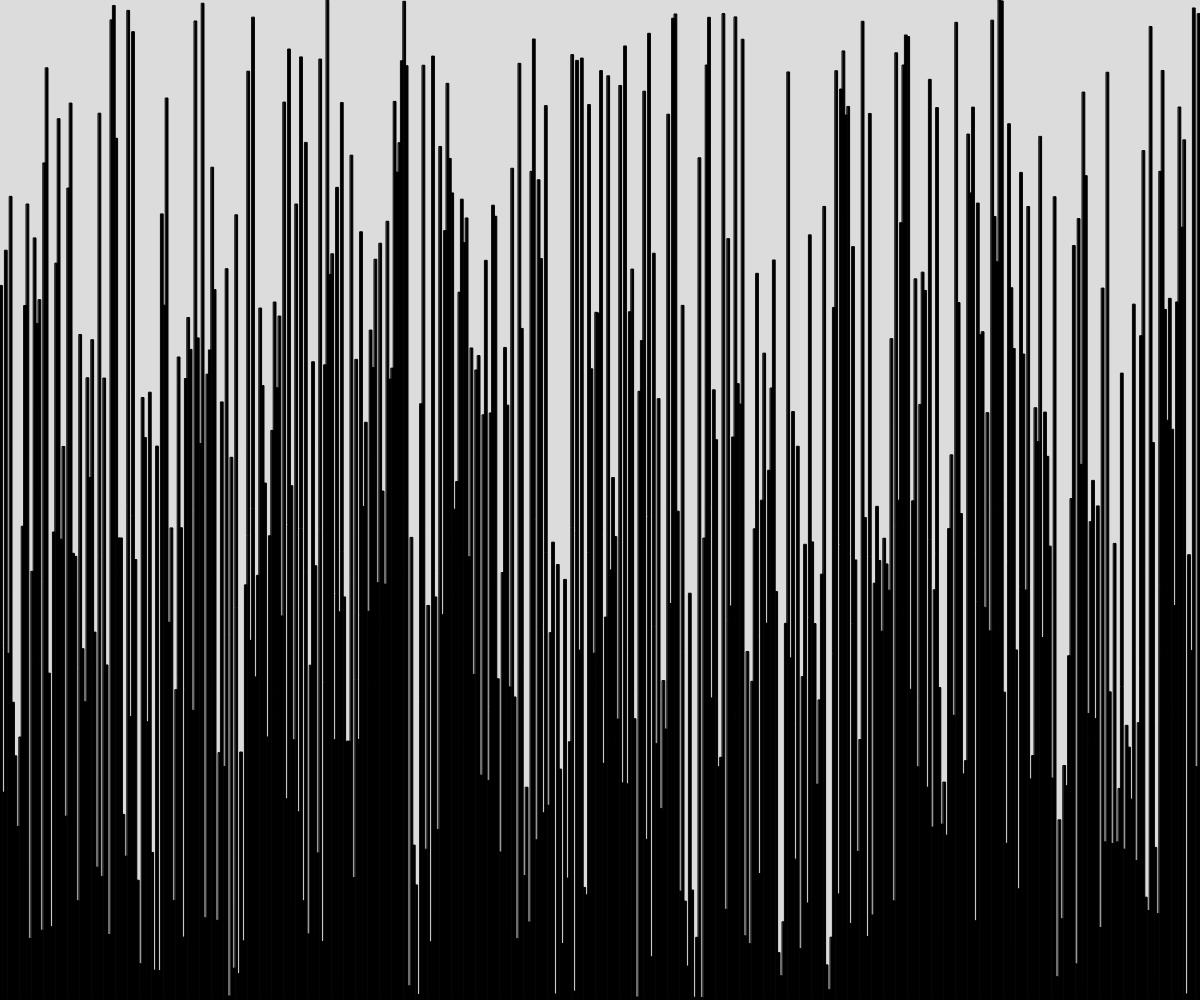
Frame 1 (no input)
Frame 60 (no input): identical to frame 1, image omitted
Frame 120 (the mouse pressed at the canvas centre since frame 60): identical to frame 1, image omitted

The p5.js sketch that drew this single still picture (run headless with seeded random() and noise() and a simulated clock; from frame 60 on, the mouse is pressed at the canvas centre):

// p5.js sketch
// ── sketch.js
// Project Title
// Your Name
// Date
//
// Extra for Experts:
// - describe what you did to take this project "above and beyond"

let numberOfRects = 500;
let rectHeight = [];
let rectwidth;

function setup() {
  createCanvas(windowWidth, windowHeight);
  rectwidth = width / numberOfRects;
  setTheHeight();
}

function draw() {
  background(220);
  displayRects();
}

function setTheHeight() {
  for (let i = 0; i < numberOfRects; i ++) {
    rectHeight.push (random(1, height));
  }
}

function displayRects() {
  for (let i = 0; i < numberOfRects; i++) {
    fill("black");
    rect(i * rectwidth, height - rectHeight[i], rectwidth, rectHeight[i]);
  }
}
